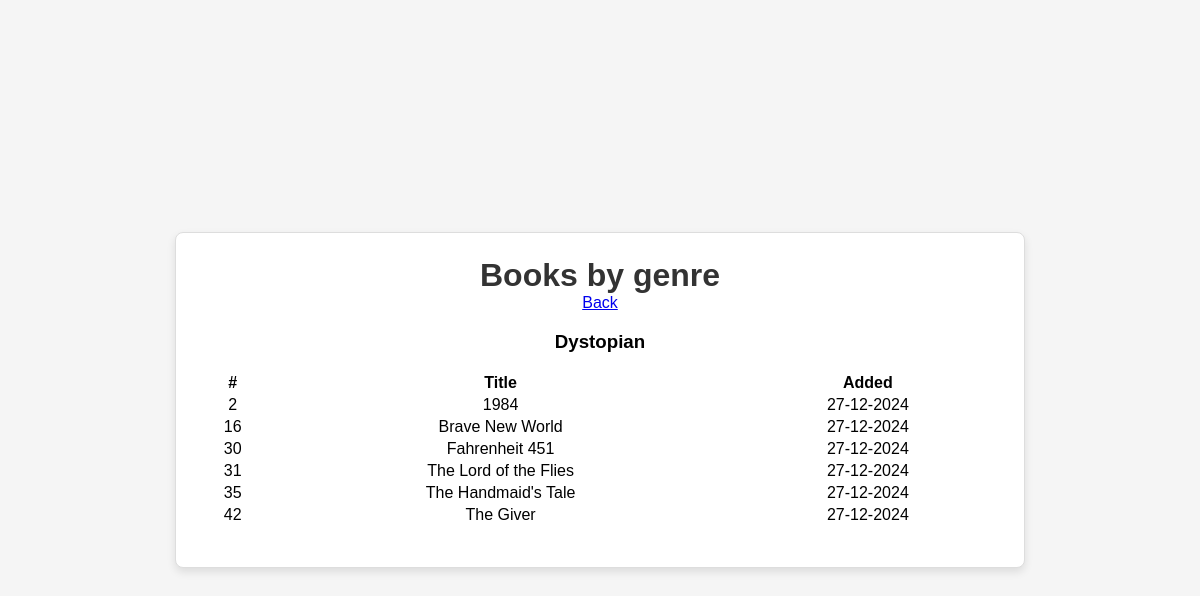
The app's page /genres/2 with its own data.
### database.py (models this page shows, shortened)
class Genre(db.Model):
    id = db.Column(db.Integer, primary_key=True)
    name = db.Column(db.String, nullable=False)
    books = relationship("Book", back_populates="genre")
    added = db.Column(db.DateTime, nullable=False, default=func.now())

class Book(db.Model):
    id = db.Column(db.Integer, primary_key=True)
    name = db.Column(db.String, nullable=False)
    added = db.Column(db.DateTime, nullable=False, default=func.now())
    genre_id = db.Column(db.Integer, db.ForeignKey(
        "genre.id", ondelete='SET NULL'))
    genre = relationship("Genre", back_populates="books")

### app.py (the view)
@ app.route("/genres/<int:genre_id>")
def books_by_genre(genre_id):
    genre = Genre.query.get_or_404(genre_id)
    return render_template("books_by_genre.html", genre_name=genre.name, books=genre.books)

### templates/books_by_genre.html (shortened to what this page needs)
<!DOCTYPE html>
{% extends "layout.html" %} {% block body %}
<html lang="en">
  <head>
    <link
      rel="stylesheet"
      href="https://cdn.jsdelivr.net/npm/purecss@3.0.0/build/pure-min.css"
    />
  </head>
  <body>
    <div id="main">
      <div class="header">
        <h1>Books by genre</h1>
      </div>
      <div class="pure-g">
          <a class="pure-button" href="{{ url_for('all_books') }}">Back</a>
        <div class="pure-u-1-1">
            <h3>{{genre_name}}</h4>
          <table class="pure-table">
                <thead>
                <tr>
                    <th>#</th>
                    <th>Title</th>
                    <th>Added</th>
                </tr>
                </thead>
                <tbody>
                {%- for book in books %}
                <tr>
                    <td>{{ book.id }}</td>
                    <td>{{ book.name }}</td>
                    <td>{{ book.added.strftime("%d-%m-%Y") }}</td>
                </tr>
                {%- endfor %}
                </tbody>
          </table>
        </div>
      </div>
    </div>
  </body>
</html>
{% endblock %}

### templates/books_by_genre.html (style rules this page uses)
body { margin: 0; padding: 0; display: flex; justify-content: center; align-items: center; height: 100vh; text-align: center; font-family: Arial, sans-serif; background-color: #f5f5f5; }
#main { width: 80%; max-width: 800px; background-color: #fff; border: 1px solid #ddd; border-radius: 8px; box-shadow: 0 4px 8px rgba(0, 0, 0, 0.1); padding: 1.5em; }
.header h1 { margin: 0; font-size: 2em; color: #333; }
.pure-table { margin: 1em auto; width: 100%; }

### records on screen
Genre: name "Dystopian"
Book: id "2", name "1984", added "27-12-2024"
Book: id "16", name "Brave New World", added "27-12-2024"
Book: id "30", name "Fahrenheit 451", added "27-12-2024"
Book: id "31", name "The Lord of the Flies", added "27-12-2024"
Book: id "35", name "The Handmaid's Tale", added "27-12-2024"
Book: id "42", name "The Giver", added "27-12-2024"
